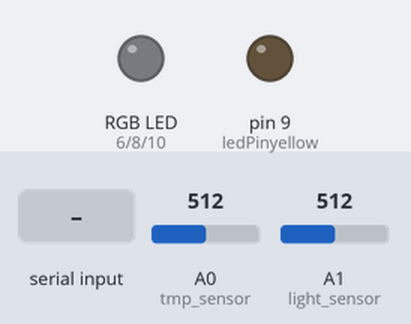
Bench run of a sketch on a simulated Arduino Uno, built with avr-gcc and run on an emulated ATmega328P. On the bench: an RGB LED mixed from three pins (HIGH = lit), output pins drawn as LEDs (lit = HIGH). The test bench sets the inputs (shaded band); at power-on: A0 (tmp_sensor) = 512, A1 (light_sensor) = 512. Dim RGB values are drawn brighter than linear.

Above: at 1.2 s.
1.3 s: "2g" received over Serial
At 1.7 s:
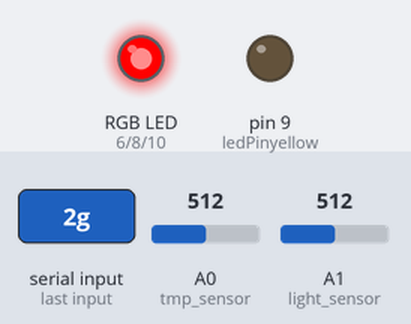
2.8 s: "2g" received over Serial
At 4.0 s:
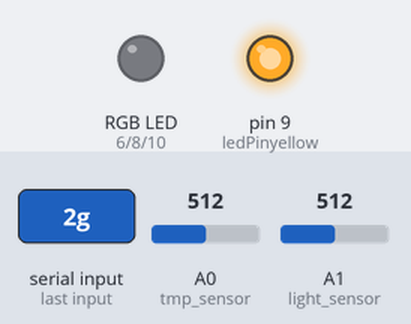
4.3 s: "1,90g" received over Serial
At 6.8 s:
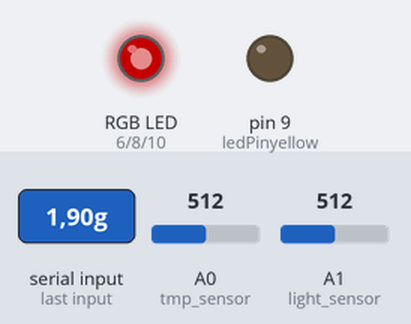
7.3 s: "1,90,45g" received over Serial
At 9.5 s:
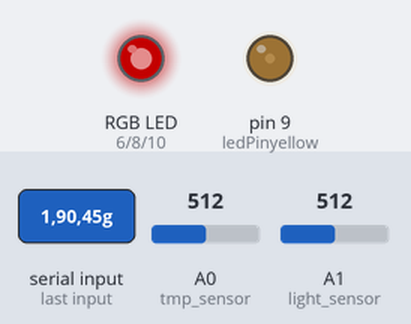
9.8 s: "4g" received over Serial
At 12.1 s:
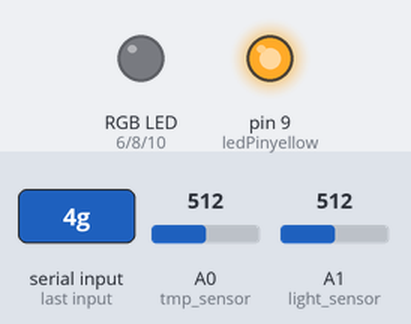
Timing chart, 0 to 13.6 s (numbered marks = the images above; inputs shaded):
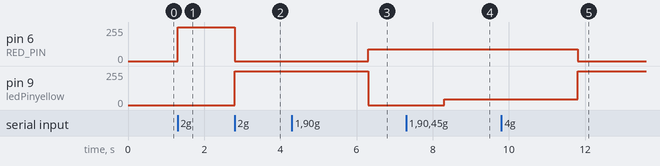

Measured:
- after the input at 1.3 s, pin 6 (RED_PIN): 0/255 → 255/255 at once
- after the input at 2.8 s, pin 6 (RED_PIN): 255/255 → 0/255 at once; pin 9 (ledPinyellow): 0/255 → 255/255 at once
- after the input at 4.3 s, pin 6 (RED_PIN): 0/255 → 90/255 after 2.0 s; pin 9 (ledPinyellow): 255/255 → 0/255 after 2.0 s
- after the input at 7.3 s, pin 9 (ledPinyellow): 0/255 → 45/255 after 1.0 s
- after the input at 9.8 s, pin 6 (RED_PIN): 90/255 → 0/255 after 2.0 s; pin 9 (ledPinyellow): 45/255 → 255/255 after 2.0 s

The sketch:

uleungcare.ino
```cpp
#include <IRremote.h>

////IR recve////////////////////////

int IRrecvPin = 2; // IR 수신 센서 포트
IRrecv irrecv(IRrecvPin);
IRsend irsend;
decode_results  results;        // Somewhere to store the results
////////////////////////////////////////////////

//////////// sensor  ////////////
int tmp_sensor = A0;
int light_sensor = A1;

////////////////////////////////////////////////

const int ledPingreen = 8;
const int ledPinyellow = 9;
const int RED_PIN =6, GREEN_PIN= 9, BLUE_PIN = 10;
//const int RED_PIN =12, GREEN_PIN= 11, BLUE_PIN = 10;
void setup() {
  Serial.begin(9600);


  pinMode(ledPingreen, OUTPUT);
  pinMode(ledPinyellow, OUTPUT);

////IR recve////////////////////////
  //irrecv.enableIRIn();  // Start the receiver


////////////  LED 출력 포트  //////////////////////


  pinMode(RED_PIN,OUTPUT);
  pinMode(BLUE_PIN,OUTPUT);
  pinMode(GREEN_PIN,OUTPUT);


}


void RGB(int r, int g, int b){ //RGB 제어 함수

  analogWrite(RED_PIN, r);
  analogWrite(GREEN_PIN, g);
  analogWrite(BLUE_PIN, b);


}

////////////////////       IR Senser          /////////////////////////////////

////////////////////       IR send          /////////////////////////////////
void  IR_send(int decode_type,unsigned long IR_data ){

  int i;
  int khz = 38;
  RGB(0,255,0);
  switch(decode_type){
    case 1:
      for(i=0;i<3;i++){
        irsend.sendRC5(IR_data,32);
      }
    break;
    case 2:
      for(i=0;i<3;i++){
        irsend.sendRC6(IR_data,32);
      }
    break;
    case 3:
      for(i=0;i<3;i++){
        irsend.sendNEC(IR_data,32);
      }
    break;
    case 4:
      for(i=0;i<3;i++){
        irsend.sendSony(IR_data,32);
      }
    break;
    case 5:
      for(i=0;i<3;i++){
        irsend.sendPanasonic(IR_data,32);
      }
    break;
    case 7:
      for(i=0;i<3;i++){
        irsend.sendSAMSUNG(IR_data,32);
      }
      break;
    case 10:
      for(i=0;i<3;i++){
        irsend.sendLG(IR_data,32);
      }
      break;
    default:
      break;
  }


 }


////////////////////       IR recive         /////////////////////////////////

void regist_IR() {
  int pi_say;
  int count = 0;
  while(true){
    //Serial.println("wait remote data");
    if (irrecv.decode(&results)){

      if(results.decode_type > 0 && results.value != 0xFFFFFFFF){
        RGB(0,0,0);
        Serial.print(results.decode_type);
        Serial.print(',');
        Serial.println(results.value,HEX);
        count++;
        delay(100);
        RGB(255,0,0);
          /*
           Serial.print("decode type : ");
           Serial.println(results.decode_type);
           Serial.print("bits : ");
           Serial.println(results.bits);
           Serial.println(results.value, HEX);

         */
      }

      irrecv.resume();

    }

    if(Serial.available()){ // 라즈베리파이 시리얼 값 수신
                            // 기존에는 라즈베리파이에서 2를 받아서 종료하려고 했으나 받지를 못함
      pi_say = Serial.parseInt();

      if(pi_say == 2){ // 리모컨 등록 절차 종료
       //delay(100);
       irrecv.resume();
       break;

      }
    }
    //if(count >20){// 20번 진행시 종료
    //  break;
    //}

  }
}

//////////////////////////////////////////////////////////////////////////////////////////////////////////

void loop() {
  int i,r,g,b;
  int decode_type;
  int tmp = analogRead(tmp_sensor);
  int light = analogRead(light_sensor);
  int pi_say,order;
  char pi_say_arr[100];
  //float voltage = tmp * 5000.0/1024.0; // 온도센서 값을 전압으로 변환
  //float celsius = (voltage - 500) / 10.0; // 전압을 온도로 변환
  float celsius = (5.0*tmp*100.0)/1024.0;
  unsigned long IR_data;

  if(Serial.available()){ // 라즈베리파이 시리얼 값 수신
    pi_say = Serial.parseInt();

    if(pi_say == 3){//home data 읽기
        Serial.print(celsius);
        Serial.print(",");
        Serial.println(light);

        //Serial.print("\n");//send data
    }

    if(pi_say == 1){ // 라즈베리파이 시리얼 통신 값에 따른 아두이노 제어
       //delay(100);
      r = Serial.parseInt();
      g = Serial.parseInt();
      b = Serial.parseInt();

      RGB(r,g,b);
    }
    if(pi_say == 2){  // 리모컨값 등록 절차 시작
       RGB(255,0,0);
       irrecv.enableIRIn();  // Start the receiver 기존 setup에서 진행 했지만 오류로 인해 다시 해줌
       regist_IR();
       RGB(0,255,0);
    }
    if(pi_say == 4){
      decode_type = Serial.parseInt();
      byte leng = Serial.readBytesUntil('g', pi_say_arr, 30);
      IR_data = strtoul(pi_say_arr,NULL,16);

      IR_send(decode_type,IR_data);

       irrecv.resume();
    }

  }
  //delay(3000);

}
```
